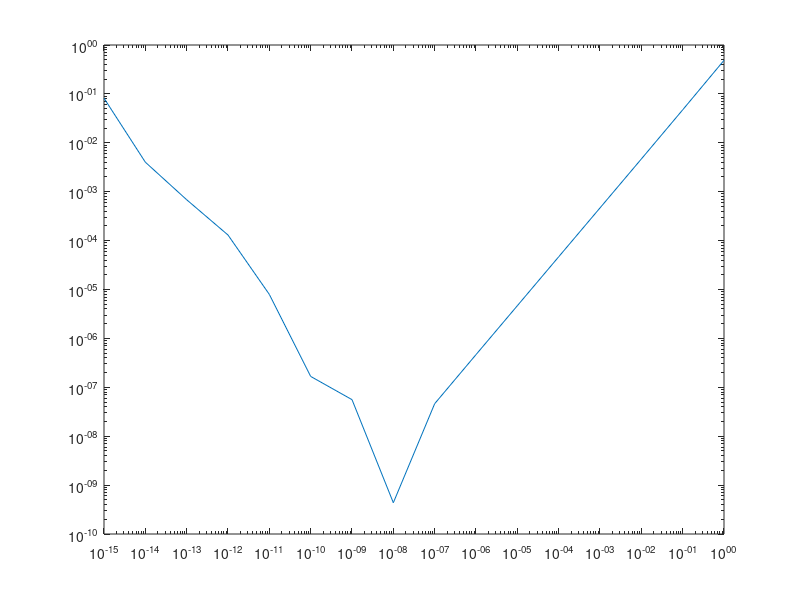

This chart was generated by the following MATLAB code:
h=[];
for i =-15:0
    h=[h,10^i];
end
f_1=cos(1.2);
f_1_pred=(sin(1.2+h)-sin(1.2))./h;
err=abs(f_1-f_1_pred);
figure
loglog(h,err)